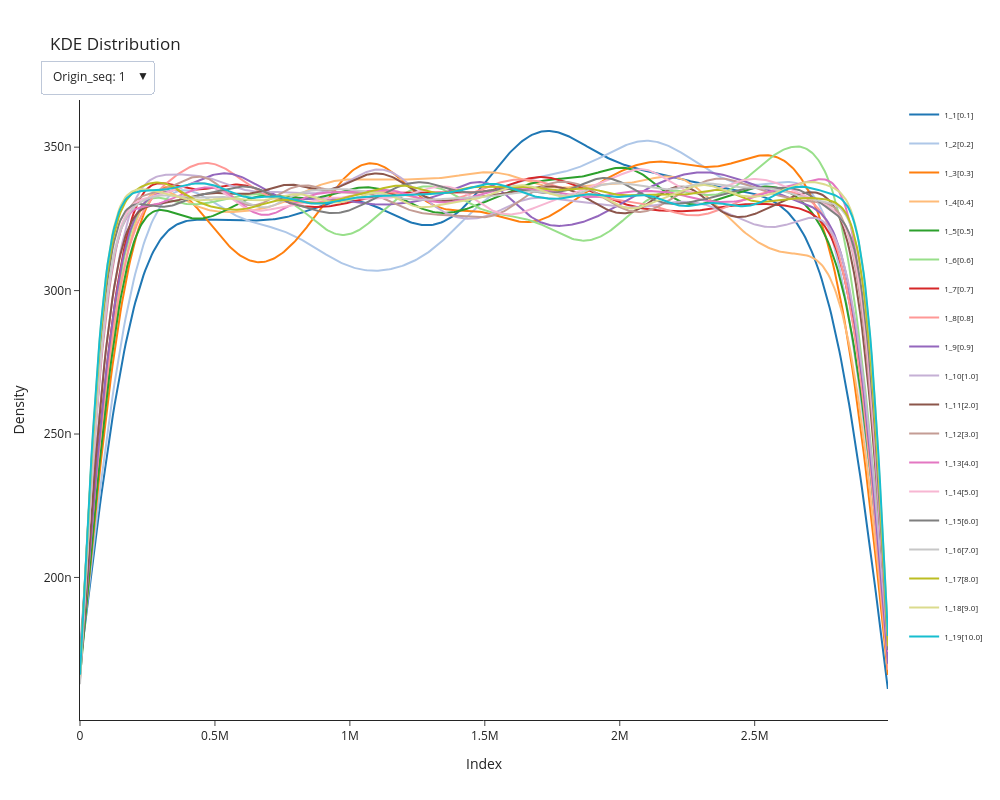

Write notebook code for a chart like this one.
### Code cell
plotly_kde_dropdown(snp_dataframe)

### Figure 1 — Plotly figure (JSON) as saved in the notebook; plotly's stock layout.template omitted (floating-point values rounded to 4 significant figures; data arrays with more than 128 entries replaced by an {"elided": "..."} marker saying what was removed)
{"data": [{"legendgroup": "1[0.1]", "marker": {"color": "rgb(31, 119, 180)"}, "mode": "lines", "name": "1_1[0.1]", "showlegend": true, "type": "scatter", "visible": true, "x": {"elided": "500 float values"}, "xaxis": "x", "y": {"elided": "500 float values"}, "yaxis": "y"}, {"legendgroup": "2[0.2]", "marker": {"color": "rgb(174, 199, 232)"}, "mode": "lines", "name": "1_2[0.2]", "showlegend": true, "type": "scatter", "visible": true, "x": {"elided": "500 float values"}, "xaxis": "x", "y": {"elided": "500 float values"}, "yaxis": "y"}, {"legendgroup": "3[0.3]", "marker": {"color": "rgb(255, 127, 14)"}, "mode": "lines", "name": "1_3[0.3]", "showlegend": true, "type": "scatter", "visible": true, "x": {"elided": "500 float values"}, "xaxis": "x", "y": {"elided": "500 float values"}, "yaxis": "y"}, {"legendgroup": "4[0.4]", "marker": {"color": "rgb(255, 187, 120)"}, "mode": "lines", "name": "1_4[0.4]", "showlegend": true, "type": "scatter", "visible": true, "x": {"elided": "500 float values"}, "xaxis": "x", "y": {"elided": "500 float values"}, "yaxis": "y"}, {"legendgroup": "5[0.5]", "marker": {"color": "rgb(44, 160, 44)"}, "mode": "lines", "name": "1_5[0.5]", "showlegend": true, "type": "scatter", "visible": true, "x": {"elided": "500 float values"}, "xaxis": "x", "y": {"elided": "500 float values"}, "yaxis": "y"}, {"legendgroup": "6[0.6]", "marker": {"color": "rgb(152, 223, 138)"}, "mode": "lines", "name": "1_6[0.6]", "showlegend": true, "type": "scatter", "visible": true, "x": {"elided": "500 float values"}, "xaxis": "x", "y": {"elided": "500 float values"}, "yaxis": "y"}, {"legendgroup": "7[0.7]", "marker": {"color": "rgb(214, 39, 40)"}, "mode": "lines", "name": "1_7[0.7]", "showlegend": true, "type": "scatter", "visible": true, "x": {"elided": "500 float values"}, "xaxis": "x", "y": {"elided": "500 float values"}, "yaxis": "y"}, {"legendgroup": "8[0.8]", "marker": {"color": "rgb(255, 152, 150)"}, "mode": "lines", "name": "1_8[0.8]", "showlegend": true, "type": "scatter", "visible": true, "x": {"elided": "500 float values"}, "xaxis": "x", "y": {"elided": "500 float values"}, "yaxis": "y"}, {"legendgroup": "9[0.9]", "marker": {"color": "rgb(148, 103, 189)"}, "mode": "lines", "name": "1_9[0.9]", "showlegend": true, "type": "scatter", "visible": true, "x": {"elided": "500 float values"}, "xaxis": "x", "y": {"elided": "500 float values"}, "yaxis": "y"}, {"legendgroup": "10[1.0]", "marker": {"color": "rgb(197, 176, 213)"}, "mode": "lines", "name": "1_10[1.0]", "showlegend": true, "type": "scatter", "visible": true, "x": {"elided": "500 float values"}, "xaxis": "x", "y": {"elided": "500 float values"}, "yaxis": "y"}, {"legendgroup": "11[2.0]", "marker": {"color": "rgb(140, 86, 75)"}, "mode": "lines", "name": "1_11[2.0]", "showlegend": true, "type": "scatter", "visible": true, "x": {"elided": "500 float values"}, "xaxis": "x", "y": {"elided": "500 float values"}, "yaxis": "y"}, {"legendgroup": "12[3.0]", "marker": {"color": "rgb(196, 156, 148)"}, "mode": "lines", "name": "1_12[3.0]", "showlegend": true, "type": "scatter", "visible": true, "x": {"elided": "500 float values"}, "xaxis": "x", "y": {"elided": "500 float values"}, "yaxis": "y"}, {"legendgroup": "13[4.0]", "marker": {"color": "rgb(227, 119, 194)"}, "mode": "lines", "name": "1_13[4.0]", "showlegend": true, "type": "scatter", "visible": true, "x": {"elided": "500 float values"}, "xaxis": "x", "y": {"elided": "500 float values"}, "yaxis": "y"}, {"legendgroup": "14[5.0]", "marker": {"color": "rgb(247, 182, 210)"}, "mode": "lines", "name": "1_14[5.0]", "showlegend": true, "type": "scatter", "visible": true, "x": {"elided": "500 float values"}, "xaxis": "x", "y": {"elided": "500 float values"}, "yaxis": "y"}, {"legendgroup": "15[6.0]", "marker": {"color": "rgb(127, 127, 127)"}, "mode": "lines", "name": "1_15[6.0]", "showlegend": true, "type": "scatter", "visible": true, "x": {"elided": "500 float values"}, "xaxis": "x", "y": {"elided": "500 float values"}, "yaxis": "y"}, {"legendgroup": "16[7.0]", "marker": {"color": "rgb(199, 199, 199)"}, "mode": "lines", "name": "1_16[7.0]", "showlegend": true, "type": "scatter", "visible": true, "x": {"elided": "500 float values"}, "xaxis": "x", "y": {"elided": "500 float values"}, "yaxis": "y"}, {"legendgroup": "17[8.0]", "marker": {"color": "rgb(188, 189, 34)"}, "mode": "lines", "name": "1_17[8.0]", "showlegend": true, "type": "scatter", "visible": true, "x": {"elided": "500 float values"}, "xaxis": "x", "y": {"elided": "500 float values"}, "yaxis": "y"}, {"legendgroup": "18[9.0]", "marker": {"color": "rgb(219, 219, 141)"}, "mode": "lines", "name": "1_18[9.0]", "showlegend": true, "type": "scatter", "visible": true, "x": {"elided": "500 float values"}, "xaxis": "x", "y": {"elided": "500 float values"}, "yaxis": "y"}, {"legendgroup": "19[10.0]", "marker": {"color": "rgb(23, 190, 207)"}, "mode": "lines", "name": "1_19[10.0]", "showlegend": true, "type": "scatter", "visible": true, "x": {"elided": "500 float values"}, "xaxis": "x", "y": {"elided": "500 float values"}, "yaxis": "y"}, {"legendgroup": "20[0.1]", "marker": {"color": "rgb(31, 119, 180)"}, "mode": "lines", "name": "2_20[0.1]", "showlegend": true, "type": "scatter", "visible": false, "x": {"elided": "500 float values"}, "xaxis": "x", "y": {"elided": "500 float values"}, "yaxis": "y"}, {"legendgroup": "21[0.2]", "marker": {"color": "rgb(174, 199, 232)"}, "mode": "lines", "name": "2_21[0.2]", "showlegend": true, "type": "scatter", "visible": false, "x": {"elided": "500 float values"}, "xaxis": "x", "y": {"elided": "500 float values"}, "yaxis": "y"}, {"legendgroup": "22[0.3]", "marker": {"color": "rgb(255, 127, 14)"}, "mode": "lines", "name": "2_22[0.3]", "showlegend": true, "type": "scatter", "visible": false, "x": {"elided": "500 float values"}, "xaxis": "x", "y": {"elided": "500 float values"}, "yaxis": "y"}, {"legendgroup": "23[0.4]", "marker": {"color": "rgb(255, 187, 120)"}, "mode": "lines", "name": "2_23[0.4]", "showlegend": true, "type": "scatter", "visible": false, "x": {"elided": "500 float values"}, "xaxis": "x", "y": {"elided": "500 float values"}, "yaxis": "y"}, {"legendgroup": "24[0.5]", "marker": {"color": "rgb(44, 160, 44)"}, "mode": "lines", "name": "2_24[0.5]", "showlegend": true, "type": "scatter", "visible": false, "x": {"elided": "500 float values"}, "xaxis": "x", "y": {"elided": "500 float values"}, "yaxis": "y"}, {"legendgroup": "25[0.6]", "marker": {"color": "rgb(152, 223, 138)"}, "mode": "lines", "name": "2_25[0.6]", "showlegend": true, "type": "scatter", "visible": false, "x": {"elided": "500 float values"}, "xaxis": "x", "y": {"elided": "500 float values"}, "yaxis": "y"}, {"legendgroup": "26[0.7]", "marker": {"color": "rgb(214, 39, 40)"}, "mode": "lines", "name": "2_26[0.7]", "showlegend": true, "type": "scatter", "visible": false, "x": {"elided": "500 float values"}, "xaxis": "x", "y": {"elided": "500 float values"}, "yaxis": "y"}, {"legendgroup": "27[0.8]", "marker": {"color": "rgb(255, 152, 150)"}, "mode": "lines", "name": "2_27[0.8]", "showlegend": true, "type": "scatter", "visible": false, "x": {"elided": "500 float values"}, "xaxis": "x", "y": {"elided": "500 float values"}, "yaxis": "y"}, {"legendgroup": "28[0.9]", "marker": {"color": "rgb(148, 103, 189)"}, "mode": "lines", "name": "2_28[0.9]", "showlegend": true, "type": "scatter", "visible": false, "x": {"elided": "500 float values"}, "xaxis": "x", "y": {"elided": "500 float values"}, "yaxis": "y"}, {"legendgroup": "29[1.0]", "marker": {"color": "rgb(197, 176, 213)"}, "mode": "lines", "name": "2_29[1.0]", "showlegend": true, "type": "scatter", "visible": false, "x": {"elided": "500 float values"}, "xaxis": "x", "y": {"elided": "500 float values"}, "yaxis": "y"}, {"legendgroup": "30[2.0]", "marker": {"color": "rgb(140, 86, 75)"}, "mode": "lines", "name": "2_30[2.0]", "showlegend": true, "type": "scatter", "visible": false, "x": {"elided": "500 float values"}, "xaxis": "x", "y": {"elided": "500 float values"}, "yaxis": "y"}, {"legendgroup": "31[3.0]", "marker": {"color": "rgb(196, 156, 148)"}, "mode": "lines", "name": "2_31[3.0]", "showlegend": true, "type": "scatter", "visible": false, "x": {"elided": "500 float values"}, "xaxis": "x", "y": {"elided": "500 float values"}, "yaxis": "y"}, {"legendgroup": "32[4.0]", "marker": {"color": "rgb(227, 119, 194)"}, "mode": "lines", "name": "2_32[4.0]", "showlegend": true, "type": "scatter", "visible": false, "x": {"elided": "500 float values"}, "xaxis": "x", "y": {"elided": "500 float values"}, "yaxis": "y"}, {"legendgroup": "33[5.0]", "marker": {"color": "rgb(247, 182, 210)"}, "mode": "lines", "name": "2_33[5.0]", "showlegend": true, "type": "scatter", "visible": false, "x": {"elided": "500 float values"}, "xaxis": "x", "y": {"elided": "500 float values"}, "yaxis": "y"}, {"legendgroup": "34[6.0]", "marker": {"color": "rgb(127, 127, 127)"}, "mode": "lines", "name": "2_34[6.0]", "showlegend": true, "type": "scatter", "visible": false, "x": {"elided": "500 float values"}, "xaxis": "x", "y": {"elided": "500 float values"}, "yaxis": "y"}, {"legendgroup": "35[7.0]", "marker": {"color": "rgb(199, 199, 199)"}, "mode": "lines", "name": "2_35[7.0]", "showlegend": true, "type": "scatter", "visible": false, "x": {"elided": "500 float values"}, "xaxis": "x", "y": {"elided": "500 float values"}, "yaxis": "y"}, {"legendgroup": "36[8.0]", "marker": {"color": "rgb(188, 189, 34)"}, "mode": "lines", "name": "2_36[8.0]", "showlegend": true, "type": "scatter", "visible": false, "x": {"elided": "500 float values"}, "xaxis": "x", "y": {"elided": "500 float values"}, "yaxis": "y"}, {"legendgroup": "37[9.0]", "marker": {"color": "rgb(219, 219, 141)"}, "mode": "lines", "name": "2_37[9.0]", "showlegend": true, "type": "scatter", "visible": false, "x": {"elided": "500 float values"}, "xaxis": "x", "y": {"elided": "500 float values"}, "yaxis": "y"}, {"legendgroup": "38[10.0]", "marker": {"color": "rgb(23, 190, 207)"}, "mode": "lines", "name": "2_38[10.0]", "showlegend": true, "type": "scatter", "visible": false, "x": {"elided": "500 float values"}, "xaxis": "x", "y": {"elided": "500 float values"}, "yaxis": "y"}, {"legendgroup": "39[0.1]", "marker": {"color": "rgb(31, 119, 180)"}, "mode": "lines", "name": "3_39[0.1]", "showlegend": true, "type": "scatter", "visible": false, "x": {"elided": "500 float values"}, "xaxis": "x", "y": {"elided": "500 float values"}, "yaxis": "y"}, {"legendgroup": "40[0.2]", "marker": {"color": "rgb(174, 199, 232)"}, "mode": "lines", "name": "3_40[0.2]", "showlegend": true, "type": "scatter", "visible": false, "x": {"elided": "500 float values"}, "xaxis": "x", "y": {"elided": "500 float values"}, "yaxis": "y"}, {"legendgroup": "41[0.3]", "marker": {"color": "rgb(255, 127, 14)"}, "mode": "lines", "name": "3_41[0.3]", "showlegend": true, "type": "scatter", "visible": false, "x": {"elided": "500 float values"}, "xaxis": "x", "y": {"elided": "500 float values"}, "yaxis": "y"}, {"legendgroup": "42[0.4]", "marker": {"color": "rgb(255, 187, 120)"}, "mode": "lines", "name": "3_42[0.4]", "showlegend": true, "type": "scatter", "visible": false, "x": {"elided": "500 float values"}, "xaxis": "x", "y": {"elided": "500 float values"}, "yaxis": "y"}, {"legendgroup": "43[0.5]", "marker": {"color": "rgb(44, 160, 44)"}, "mode": "lines", "name": "3_43[0.5]", "showlegend": true, "type": "scatter", "visible": false, "x": {"elided": "500 float values"}, "xaxis": "x", "y": {"elided": "500 float values"}, "yaxis": "y"}, {"legendgroup": "44[0.6]", "marker": {"color": "rgb(152, 223, 138)"}, "mode": "lines", "name": "3_44[0.6]", "showlegend": true, "type": "scatter", "visible": false, "x": {"elided": "500 float values"}, "xaxis": "x", "y": {"elided": "500 float values"}, "yaxis": "y"}, {"legendgroup": "45[0.7]", "marker": {"color": "rgb(214, 39, 40)"}, "mode": "lines", "name": "3_45[0.7]", "showlegend": true, "type": "scatter", "visible": false, "x": {"elided": "500 float values"}, "xaxis": "x", "y": {"elided": "500 float values"}, "yaxis": "y"}, {"legendgroup": "46[0.8]", "marker": {"color": "rgb(255, 152, 150)"}, "mode": "lines", "name": "3_46[0.8]", "showlegend": true, "type": "scatter", "visible": false, "x": {"elided": "500 float values"}, "xaxis": "x", "y": {"elided": "500 float values"}, "yaxis": "y"}, {"legendgroup": "47[0.9]", "marker": {"color": "rgb(148, 103, 189)"}, "mode": "lines", "name": "3_47[0.9]", "showlegend": true, "type": "scatter", "visible": false, "x": {"elided": "500 float values"}, "xaxis": "x", "y": {"elided": "500 float values"}, "yaxis": "y"}, {"legendgroup": "48[1.0]", "marker": {"color": "rgb(197, 176, 213)"}, "mode": "lines", "name": "3_48[1.0]", "showlegend": true, "type": "scatter", "visible": false, "x": {"elided": "500 float values"}, "xaxis": "x", "y": {"elided": "500 float values"}, "yaxis": "y"}, {"legendgroup": "49[2.0]", "marker": {"color": "rgb(140, 86, 75)"}, "mode": "lines", "name": "3_49[2.0]", "showlegend": true, "type": "scatter", "visible": false, "x": {"elided": "500 float values"}, "xaxis": "x", "y": {"elided": "500 float values"}, "yaxis": "y"}, {"legendgroup": "50[3.0]", "marker": {"color": "rgb(196, 156, 148)"}, "mode": "lines", "name": "3_50[3.0]", "showlegend": true, "type": "scatter", "visible": false, "x": {"elided": "500 float values"}, "xaxis": "x", "y": {"elided": "500 float values"}, "yaxis": "y"}, {"legendgroup": "51[4.0]", "marker": {"color": "rgb(227, 119, 194)"}, "mode": "lines", "name": "3_51[4.0]", "showlegend": true, "type": "scatter", "visible": false, "x": {"elided": "500 float values"}, "xaxis": "x", "y": {"elided": "500 float values"}, "yaxis": "y"}, {"legendgroup": "52[5.0]", "marker": {"color": "rgb(247, 182, 210)"}, "mode": "lines", "name": "3_52[5.0]", "showlegend": true, "type": "scatter", "visible": false, "x": {"elided": "500 float values"}, "xaxis": "x", "y": {"elided": "500 float values"}, "yaxis": "y"}, {"legendgroup": "53[6.0]", "marker": {"color": "rgb(127, 127, 127)"}, "mode": "lines", "name": "3_53[6.0]", "showlegend": true, "type": "scatter", "visible": false, "x": {"elided": "500 float values"}, "xaxis": "x", "y": {"elided": "500 float values"}, "yaxis": "y"}, {"legendgroup": "54[7.0]", "marker": {"color": "rgb(199, 199, 199)"}, "mode": "lines", "name": "3_54[7.0]", "showlegend": true, "type": "scatter", "visible": false, "x": {"elided": "500 float values"}, "xaxis": "x", "y": {"elided": "500 float values"}, "yaxis": "y"}, {"legendgroup": "55[8.0]", "marker": {"color": "rgb(188, 189, 34)"}, "mode": "lines", "name": "3_55[8.0]", "showlegend": true, "type": "scatter", "visible": false, "x": {"elided": "500 float values"}, "xaxis": "x", "y": {"elided": "500 float values"}, "yaxis": "y"}, {"legendgroup": "56[9.0]", "marker": {"color": "rgb(219, 219, 141)"}, "mode": "lines", "name": "3_56[9.0]", "showlegend": true, "type": "scatter", "visible": false, "x": {"elided": "500 float values"}, "xaxis": "x", "y": {"elided": "500 float values"}, "yaxis": "y"}, {"legendgroup": "57[10.0]", "marker": {"color": "rgb(23, 190, 207)"}, "mode": "lines", "name": "3_57[10.0]", "showlegend": true, "type": "scatter", "visible": false, "x": {"elided": "500 float values"}, "xaxis": "x", "y": {"elided": "500 float values"}, "yaxis": "y"}], "layout": {"height": 800, "legend": {"font": {"size": 8}}, "showlegend": true, "title": {"text": "KDE Distribution"}, "updatemenus": [{"active": 0, "buttons": [{"args": [{"visible": [true, true, true, true, true, true, true, true, true, true, true, true, true, true, true, true, true, true, true, false, false, false, false, false, false, false, false, false, false, false, false, false, false, false, false, false, false, false, false, false, false, false, false, false, false, false, false, false, false, false, false, false, false, false, false, false, false]}, {"title": "KDE Distribution - Origin sequnce: 1"}], "label": "Origin_seq: 1", "method": "update"}, {"args": [{"visible": [false, false, false, false, false, false, false, false, false, false, false, false, false, false, false, false, false, false, false, true, true, true, true, true, true, true, true, true, true, true, true, true, true, true, true, true, true, true, false, false, false, false, false, false, false, false, false, false, false, false, false, false, false, false, false, false, false]}, {"title": "KDE Distribution - Origin sequnce: 2"}], "label": "Origin_seq: 2", "method": "update"}, {"args": [{"visible": [false, false, false, false, false, false, false, false, false, false, false, false, false, false, false, false, false, false, false, false, false, false, false, false, false, false, false, false, false, false, false, false, false, false, false, false, false, false, true, true, true, true, true, true, true, true, true, true, true, true, true, true, true, true, true, true, true]}, {"title": "KDE Distribution - Origin sequnce: 3"}], "label": "Origin_seq: 3", "method": "update"}], "direction": "down", "pad": {"r": 10, "t": 10}, "showactive": true, "xanchor": "left", "y": 1.08, "yanchor": "top"}], "width": 1000, "xaxis": {"title": {"text": "Index"}}, "yaxis": {"title": {"text": "Density"}}}}
